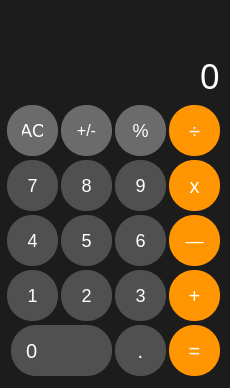
<?xml version="1.0" encoding="UTF-8"?>
<ui version="4.0">
 <class>MainWindow</class>
 <widget class="QMainWindow" name="MainWindow">
  <property name="geometry">
   <rect>
    <x>0</x>
    <y>0</y>
    <width>230</width>
    <height>388</height>
   </rect>
  </property>
  <property name="minimumSize">
   <size>
    <width>230</width>
    <height>370</height>
   </size>
  </property>
  <property name="maximumSize">
   <size>
    <width>230</width>
    <height>388</height>
   </size>
  </property>
  <property name="mouseTracking">
   <bool>false</bool>
  </property>
  <property name="windowTitle">
   <string>Hesap Makinesi</string>
  </property>
  <property name="styleSheet">
   <string notr="true">background-color: #1C1C1C; /* Koyu siyah/gri ton */
color: white;  </string>
  </property>
  <widget class="QWidget" name="centralwidget">
   <widget class="QPushButton" name="mod">
    <property name="geometry">
     <rect>
      <x>115</x>
      <y>105</y>
      <width>51</width>
      <height>51</height>
     </rect>
    </property>
    <property name="sizePolicy">
     <sizepolicy hsizetype="Minimum" vsizetype="Fixed">
      <horstretch>0</horstretch>
      <verstretch>0</verstretch>
     </sizepolicy>
    </property>
    <property name="styleSheet">
     <string notr="true">QPushButton {
    background-color: #6B6B6B; /* Orta gri */
    color: white;              /* Beyaz yazı */
    border: none;              /* Kenarlık yok */
    border-radius: 25px;       /* Tam yuvarlak */
    padding: 15px;             /* İç boşluk */
    font-size: 18px;           /* Yazı boyutu */
}

QPushButton:hover {
    background-color: #8F8F8F; /* Üzerine gelince daha açık gri */
}
</string>
    </property>
    <property name="text">
     <string>%</string>
    </property>
    <property name="default">
     <bool>false</bool>
    </property>
    <property name="flat">
     <bool>false</bool>
    </property>
   </widget>
   <widget class="QPushButton" name="div">
    <property name="geometry">
     <rect>
      <x>169</x>
      <y>105</y>
      <width>51</width>
      <height>51</height>
     </rect>
    </property>
    <property name="sizePolicy">
     <sizepolicy hsizetype="Minimum" vsizetype="Fixed">
      <horstretch>0</horstretch>
      <verstretch>0</verstretch>
     </sizepolicy>
    </property>
    <property name="styleSheet">
     <string notr="true">QPushButton {
    background-color: rgb(255, 149, 0); /* Turuncu */
    color: white;              /* Beyaz yazı */
    border: none;              /* Kenarlık yok */
    border-radius: 25px;       /* Tam yuvarlak */
    padding: 15px;             /* İç boşluk */
    font-size: 20px;           /* Yazı boyutu */
}

QPushButton:hover {
    background-color: #FFB347; /* Üzerine gelince daha açık turuncu */
}

</string>
    </property>
    <property name="text">
     <string>÷</string>
    </property>
    <property name="default">
     <bool>false</bool>
    </property>
    <property name="flat">
     <bool>false</bool>
    </property>
   </widget>
   <widget class="QLabel" name="ResultScreen">
    <property name="geometry">
     <rect>
      <x>-11</x>
      <y>-1</y>
      <width>231</width>
      <height>101</height>
     </rect>
    </property>
    <property name="font">
     <font>
      <family>Segoe UI Variable</family>
      <pointsize>26</pointsize>
     </font>
    </property>
    <property name="styleSheet">
     <string notr="true">background-color: #1C1C1C; /* Koyu siyah/gri ton */
color: white;              /* Yazılar için beyaz */
</string>
    </property>
    <property name="text">
     <string>0</string>
    </property>
    <property name="alignment">
     <set>Qt::AlignBottom|Qt::AlignRight|Qt::AlignTrailing</set>
    </property>
   </widget>
   <widget class="QPushButton" name="plusMinusSign">
    <property name="geometry">
     <rect>
      <x>61</x>
      <y>105</y>
      <width>51</width>
      <height>51</height>
     </rect>
    </property>
    <property name="sizePolicy">
     <sizepolicy hsizetype="Minimum" vsizetype="Fixed">
      <horstretch>0</horstretch>
      <verstretch>0</verstretch>
     </sizepolicy>
    </property>
    <property name="styleSheet">
     <string notr="true">QPushButton {
    background-color: #6B6B6B; /* Orta gri */
    color: white;              /* Beyaz yazı */
    border: none;              /* Kenarlık yok */
    border-radius: 25px;       /* Tam yuvarlak */
    padding: 15px;             /* İç boşluk */
    font-size: 16px;           /* Yazı boyutu */
}

QPushButton:hover {
    background-color: #8F8F8F; /* Üzerine gelince daha açık gri */
}
</string>
    </property>
    <property name="text">
     <string>+/-</string>
    </property>
    <property name="default">
     <bool>false</bool>
    </property>
    <property name="flat">
     <bool>false</bool>
    </property>
   </widget>
   <widget class="QPushButton" name="AC">
    <property name="geometry">
     <rect>
      <x>7</x>
      <y>105</y>
      <width>51</width>
      <height>51</height>
     </rect>
    </property>
    <property name="sizePolicy">
     <sizepolicy hsizetype="Minimum" vsizetype="Fixed">
      <horstretch>0</horstretch>
      <verstretch>0</verstretch>
     </sizepolicy>
    </property>
    <property name="styleSheet">
     <string notr="true">QPushButton {
    background-color: #6B6B6B; /* Orta gri */
    color: white;              /* Beyaz yazı */
    border: none;              /* Kenarlık yok */
    border-radius: 25px;       /* Tam yuvarlak */
    padding: 15px;             /* İç boşluk */
    font-size: 18px;           /* Yazı boyutu */
}


QPushButton:hover {
    background-color: #8F8F8F; /* Üzerine gelince daha açık gri */
}
</string>
    </property>
    <property name="text">
     <string>AC</string>
    </property>
    <property name="default">
     <bool>false</bool>
    </property>
    <property name="flat">
     <bool>false</bool>
    </property>
   </widget>
   <widget class="QPushButton" name="times">
    <property name="geometry">
     <rect>
      <x>169</x>
      <y>160</y>
      <width>51</width>
      <height>51</height>
     </rect>
    </property>
    <property name="sizePolicy">
     <sizepolicy hsizetype="Minimum" vsizetype="Fixed">
      <horstretch>0</horstretch>
      <verstretch>0</verstretch>
     </sizepolicy>
    </property>
    <property name="styleSheet">
     <string notr="true">QPushButton {
    background-color: rgb(255, 149, 0); /* Turuncu */
    color: white;              /* Beyaz yazı */
    border: none;              /* Kenarlık yok */
    border-radius: 25px;       /* Tam yuvarlak */
    padding: 15px;             /* İç boşluk */
    font-size: 20px;           /* Yazı boyutu */
}

QPushButton:hover {
    background-color: #FFB347; /* Üzerine gelince daha açık turuncu */
}

</string>
    </property>
    <property name="text">
     <string>x</string>
    </property>
    <property name="default">
     <bool>false</bool>
    </property>
    <property name="flat">
     <bool>false</bool>
    </property>
   </widget>
   <widget class="QPushButton" name="seven">
    <property name="geometry">
     <rect>
      <x>7</x>
      <y>160</y>
      <width>51</width>
      <height>51</height>
     </rect>
    </property>
    <property name="sizePolicy">
     <sizepolicy hsizetype="Minimum" vsizetype="Fixed">
      <horstretch>0</horstretch>
      <verstretch>0</verstretch>
     </sizepolicy>
    </property>
    <property name="styleSheet">
     <string notr="true">QPushButton {
    background-color: #505050; /* Orta gri */
    color: white;              /* Beyaz yazı */
    border: none;              /* Kenarlık yok */
    border-radius: 25px;       /* Tam yuvarlak */
    padding: 15px;             /* İç boşluk */
    font-size: 18px;           /* Yazı boyutu */
}

QPushButton:hover {
    background-color: #6B6B6B; /* Üzerine gelince daha açık gri */
}
</string>
    </property>
    <property name="text">
     <string>7</string>
    </property>
    <property name="default">
     <bool>false</bool>
    </property>
    <property name="flat">
     <bool>false</bool>
    </property>
   </widget>
   <widget class="QPushButton" name="eight">
    <property name="geometry">
     <rect>
      <x>61</x>
      <y>160</y>
      <width>51</width>
      <height>51</height>
     </rect>
    </property>
    <property name="sizePolicy">
     <sizepolicy hsizetype="Minimum" vsizetype="Fixed">
      <horstretch>0</horstretch>
      <verstretch>0</verstretch>
     </sizepolicy>
    </property>
    <property name="styleSheet">
     <string notr="true">QPushButton {
    background-color: #505050; /* Orta gri */
    color: white;              /* Beyaz yazı */
    border: none;              /* Kenarlık yok */
    border-radius: 25px;       /* Tam yuvarlak */
    padding: 15px;             /* İç boşluk */
    font-size: 18px;           /* Yazı boyutu */
}

QPushButton:hover {
    background-color: #6B6B6B; /* Üzerine gelince daha açık gri */
}
</string>
    </property>
    <property name="text">
     <string>8</string>
    </property>
    <property name="default">
     <bool>false</bool>
    </property>
    <property name="flat">
     <bool>false</bool>
    </property>
   </widget>
   <widget class="QPushButton" name="nine">
    <property name="geometry">
     <rect>
      <x>115</x>
      <y>160</y>
      <width>51</width>
      <height>51</height>
     </rect>
    </property>
    <property name="sizePolicy">
     <sizepolicy hsizetype="Minimum" vsizetype="Fixed">
      <horstretch>0</horstretch>
      <verstretch>0</verstretch>
     </sizepolicy>
    </property>
    <property name="styleSheet">
     <string notr="true">QPushButton {
    background-color: #505050; /* Orta gri */
    color: white;              /* Beyaz yazı */
    border: none;              /* Kenarlık yok */
    border-radius: 25px;       /* Tam yuvarlak */
    padding: 15px;             /* İç boşluk */
    font-size: 18px;           /* Yazı boyutu */
}

QPushButton:hover {
    background-color: #6B6B6B; /* Üzerine gelince daha açık gri */
}
</string>
    </property>
    <property name="text">
     <string>9</string>
    </property>
    <property name="default">
     <bool>false</bool>
    </property>
    <property name="flat">
     <bool>false</bool>
    </property>
   </widget>
   <widget class="QPushButton" name="minus">
    <property name="geometry">
     <rect>
      <x>169</x>
      <y>215</y>
      <width>51</width>
      <height>51</height>
     </rect>
    </property>
    <property name="sizePolicy">
     <sizepolicy hsizetype="Minimum" vsizetype="Fixed">
      <horstretch>0</horstretch>
      <verstretch>0</verstretch>
     </sizepolicy>
    </property>
    <property name="styleSheet">
     <string notr="true">QPushButton {
    background-color: rgb(255, 149, 0); /* Turuncu */
    color: white;              /* Beyaz yazı */
    border: none;              /* Kenarlık yok */
    border-radius: 25px;       /* Tam yuvarlak */
    padding: 15px;             /* İç boşluk */
    font-size: 18px;           /* Yazı boyutu */
}

QPushButton:hover {
    background-color: #FFB347; /* Üzerine gelince daha açık turuncu */
}

</string>
    </property>
    <property name="text">
     <string>—</string>
    </property>
    <property name="default">
     <bool>false</bool>
    </property>
    <property name="flat">
     <bool>false</bool>
    </property>
   </widget>
   <widget class="QPushButton" name="four">
    <property name="geometry">
     <rect>
      <x>7</x>
      <y>215</y>
      <width>51</width>
      <height>51</height>
     </rect>
    </property>
    <property name="sizePolicy">
     <sizepolicy hsizetype="Minimum" vsizetype="Fixed">
      <horstretch>0</horstretch>
      <verstretch>0</verstretch>
     </sizepolicy>
    </property>
    <property name="styleSheet">
     <string notr="true">QPushButton {
    background-color: #505050; /* Orta gri */
    color: white;              /* Beyaz yazı */
    border: none;              /* Kenarlık yok */
    border-radius: 25px;       /* Tam yuvarlak */
    padding: 15px;             /* İç boşluk */
    font-size: 18px;           /* Yazı boyutu */
}

QPushButton:hover {
    background-color: #6B6B6B; /* Üzerine gelince daha açık gri */
}
</string>
    </property>
    <property name="text">
     <string>4</string>
    </property>
    <property name="default">
     <bool>false</bool>
    </property>
    <property name="flat">
     <bool>false</bool>
    </property>
   </widget>
   <widget class="QPushButton" name="five">
    <property name="geometry">
     <rect>
      <x>61</x>
      <y>215</y>
      <width>51</width>
      <height>51</height>
     </rect>
    </property>
    <property name="sizePolicy">
     <sizepolicy hsizetype="Minimum" vsizetype="Fixed">
      <horstretch>0</horstretch>
      <verstretch>0</verstretch>
     </sizepolicy>
    </property>
    <property name="styleSheet">
     <string notr="true">QPushButton {
    background-color: #505050; /* Orta gri */
    color: white;              /* Beyaz yazı */
    border: none;              /* Kenarlık yok */
    border-radius: 25px;       /* Tam yuvarlak */
    padding: 15px;             /* İç boşluk */
    font-size: 18px;           /* Yazı boyutu */
}

QPushButton:hover {
    background-color: #6B6B6B; /* Üzerine gelince daha açık gri */
}
</string>
    </property>
    <property name="text">
     <string>5</string>
    </property>
    <property name="default">
     <bool>false</bool>
    </property>
    <property name="flat">
     <bool>false</bool>
    </property>
   </widget>
   <widget class="QPushButton" name="six">
    <property name="geometry">
     <rect>
      <x>115</x>
      <y>215</y>
      <width>51</width>
      <height>51</height>
     </rect>
    </property>
    <property name="sizePolicy">
     <sizepolicy hsizetype="Minimum" vsizetype="Fixed">
      <horstretch>0</horstretch>
      <verstretch>0</verstretch>
     </sizepolicy>
    </property>
    <property name="styleSheet">
     <string notr="true">QPushButton {
    background-color: #505050; /* Orta gri */
    color: white;              /* Beyaz yazı */
    border: none;              /* Kenarlık yok */
    border-radius: 25px;       /* Tam yuvarlak */
    padding: 15px;             /* İç boşluk */
    font-size: 18px;           /* Yazı boyutu */
}

QPushButton:hover {
    background-color: #6B6B6B; /* Üzerine gelince daha açık gri */
}
</string>
    </property>
    <property name="text">
     <string>6</string>
    </property>
    <property name="default">
     <bool>false</bool>
    </property>
    <property name="flat">
     <bool>false</bool>
    </property>
   </widget>
   <widget class="QPushButton" name="plus">
    <property name="geometry">
     <rect>
      <x>169</x>
      <y>270</y>
      <width>51</width>
      <height>51</height>
     </rect>
    </property>
    <property name="sizePolicy">
     <sizepolicy hsizetype="Minimum" vsizetype="Fixed">
      <horstretch>0</horstretch>
      <verstretch>0</verstretch>
     </sizepolicy>
    </property>
    <property name="styleSheet">
     <string notr="true">QPushButton {
    background-color: rgb(255, 149, 0); /* Turuncu */
    color: white;              /* Beyaz yazı */
    border: none;              /* Kenarlık yok */
    border-radius: 25px;       /* Tam yuvarlak */
    padding: 15px;             /* İç boşluk */
    font-size: 20px;           /* Yazı boyutu */
}

QPushButton:hover {
    background-color: #FFB347; /* Üzerine gelince daha açık turuncu */
}

</string>
    </property>
    <property name="text">
     <string>+</string>
    </property>
    <property name="default">
     <bool>false</bool>
    </property>
    <property name="flat">
     <bool>false</bool>
    </property>
   </widget>
   <widget class="QPushButton" name="one">
    <property name="geometry">
     <rect>
      <x>7</x>
      <y>270</y>
      <width>51</width>
      <height>51</height>
     </rect>
    </property>
    <property name="sizePolicy">
     <sizepolicy hsizetype="Minimum" vsizetype="Fixed">
      <horstretch>0</horstretch>
      <verstretch>0</verstretch>
     </sizepolicy>
    </property>
    <property name="styleSheet">
     <string notr="true">QPushButton {
    background-color: #505050; /* Orta gri */
    color: white;              /* Beyaz yazı */
    border: none;              /* Kenarlık yok */
    border-radius: 25px;       /* Tam yuvarlak */
    padding: 15px;             /* İç boşluk */
    font-size: 18px;           /* Yazı boyutu */
}

QPushButton:hover {
    background-color: #6B6B6B; /* Üzerine gelince daha açık gri */
}
</string>
    </property>
    <property name="text">
     <string>1</string>
    </property>
    <property name="default">
     <bool>false</bool>
    </property>
    <property name="flat">
     <bool>false</bool>
    </property>
   </widget>
   <widget class="QPushButton" name="two">
    <property name="geometry">
     <rect>
      <x>61</x>
      <y>270</y>
      <width>51</width>
      <height>51</height>
     </rect>
    </property>
    <property name="sizePolicy">
     <sizepolicy hsizetype="Minimum" vsizetype="Fixed">
      <horstretch>0</horstretch>
      <verstretch>0</verstretch>
     </sizepolicy>
    </property>
    <property name="styleSheet">
     <string notr="true">QPushButton {
    background-color: #505050; /* Orta gri */
    color: white;              /* Beyaz yazı */
    border: none;              /* Kenarlık yok */
    border-radius: 25px;       /* Tam yuvarlak */
    padding: 15px;             /* İç boşluk */
    font-size: 18px;           /* Yazı boyutu */
}

QPushButton:hover {
    background-color: #6B6B6B; /* Üzerine gelince daha açık gri */
}
</string>
    </property>
    <property name="text">
     <string>2</string>
    </property>
    <property name="default">
     <bool>false</bool>
    </property>
    <property name="flat">
     <bool>false</bool>
    </property>
   </widget>
   <widget class="QPushButton" name="three">
    <property name="geometry">
     <rect>
      <x>115</x>
      <y>270</y>
      <width>51</width>
      <height>51</height>
     </rect>
    </property>
    <property name="sizePolicy">
     <sizepolicy hsizetype="Minimum" vsizetype="Fixed">
      <horstretch>0</horstretch>
      <verstretch>0</verstretch>
     </sizepolicy>
    </property>
    <property name="styleSheet">
     <string notr="true">QPushButton {
    background-color: #505050; /* Orta gri */
    color: white;              /* Beyaz yazı */
    border: none;              /* Kenarlık yok */
    border-radius: 25px;       /* Tam yuvarlak */
    padding: 15px;             /* İç boşluk */
    font-size: 18px;           /* Yazı boyutu */
}

QPushButton:hover {
    background-color: #6B6B6B; /* Üzerine gelince daha açık gri */
}
</string>
    </property>
    <property name="text">
     <string>3</string>
    </property>
    <property name="default">
     <bool>false</bool>
    </property>
    <property name="flat">
     <bool>false</bool>
    </property>
   </widget>
   <widget class="QPushButton" name="equal">
    <property name="geometry">
     <rect>
      <x>169</x>
      <y>325</y>
      <width>51</width>
      <height>51</height>
     </rect>
    </property>
    <property name="sizePolicy">
     <sizepolicy hsizetype="Minimum" vsizetype="Fixed">
      <horstretch>0</horstretch>
      <verstretch>0</verstretch>
     </sizepolicy>
    </property>
    <property name="styleSheet">
     <string notr="true">QPushButton {
    background-color: rgb(255, 149, 0); /* Turuncu */
    color: white;              /* Beyaz yazı */
    border: none;              /* Kenarlık yok */
    border-radius: 25px;       /* Tam yuvarlak */
    padding: 15px;             /* İç boşluk */
    font-size: 20px;           /* Yazı boyutu */
}

QPushButton:hover {
    background-color: #FFB347; /* Üzerine gelince daha açık turuncu */
}

</string>
    </property>
    <property name="text">
     <string>=</string>
    </property>
    <property name="default">
     <bool>false</bool>
    </property>
    <property name="flat">
     <bool>false</bool>
    </property>
   </widget>
   <widget class="QPushButton" name="zero">
    <property name="geometry">
     <rect>
      <x>11</x>
      <y>325</y>
      <width>101</width>
      <height>51</height>
     </rect>
    </property>
    <property name="sizePolicy">
     <sizepolicy hsizetype="Minimum" vsizetype="Fixed">
      <horstretch>0</horstretch>
      <verstretch>0</verstretch>
     </sizepolicy>
    </property>
    <property name="styleSheet">
     <string notr="true">QPushButton {
    background-color: #505050; /* Orta gri */
    color: white;              /* Beyaz yazı */
    border: none;              /* Kenarlık yok */
    border-radius: 25px;       /* Tam yuvarlak */
    padding: 15px;             /* İç boşluk */
    font-size: 20px;           /* Yazı boyutu */
	text-align:left;
}

QPushButton:hover {
    background-color: #6B6B6B; /* Üzerine gelince daha açık gri */
}
</string>
    </property>
    <property name="text">
     <string>0</string>
    </property>
    <property name="default">
     <bool>false</bool>
    </property>
    <property name="flat">
     <bool>false</bool>
    </property>
   </widget>
   <widget class="QPushButton" name="dot">
    <property name="geometry">
     <rect>
      <x>115</x>
      <y>325</y>
      <width>51</width>
      <height>51</height>
     </rect>
    </property>
    <property name="sizePolicy">
     <sizepolicy hsizetype="Minimum" vsizetype="Fixed">
      <horstretch>0</horstretch>
      <verstretch>0</verstretch>
     </sizepolicy>
    </property>
    <property name="styleSheet">
     <string notr="true">QPushButton {
    background-color: #505050; /* Orta gri */
    color: white;              /* Beyaz yazı */
    border: none;              /* Kenarlık yok */
    border-radius: 25px;       /* Tam yuvarlak */
    padding: 15px;             /* İç boşluk */
    font-size: 20px;           /* Yazı boyutu */
}

QPushButton:hover {
    background-color: #6B6B6B; /* Üzerine gelince daha açık gri */
}
</string>
    </property>
    <property name="text">
     <string>.</string>
    </property>
    <property name="default">
     <bool>false</bool>
    </property>
    <property name="flat">
     <bool>false</bool>
    </property>
   </widget>
  </widget>
 </widget>
 <resources/>
 <connections/>
</ui>
